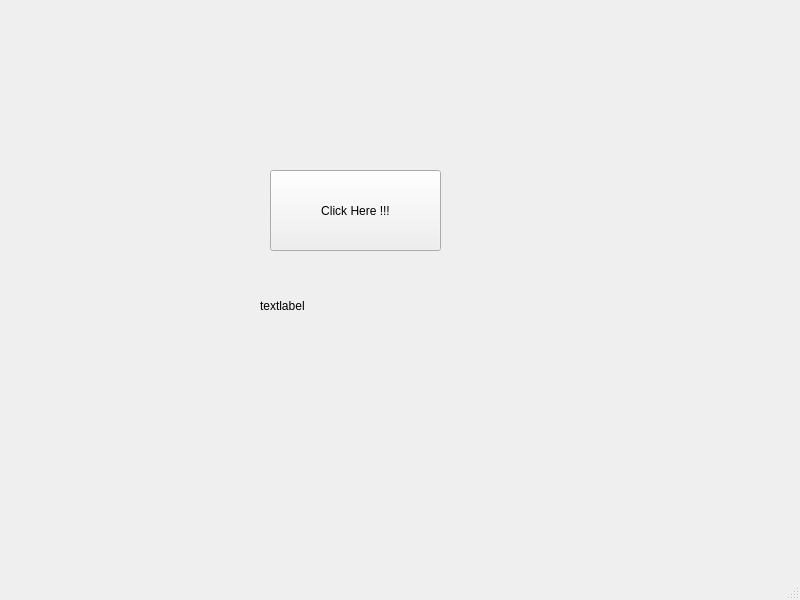
<?xml version="1.0" encoding="UTF-8"?>
<ui version="4.0">
 <class>MyWindow</class>
 <widget class="QMainWindow" name="MyWindow">
  <property name="geometry">
   <rect>
    <x>0</x>
    <y>0</y>
    <width>800</width>
    <height>600</height>
   </rect>
  </property>
  <property name="windowTitle">
   <string>MyWindow</string>
  </property>
  <widget class="QWidget" name="centralwidget">
   <widget class="QPushButton" name="pushButton">
    <property name="geometry">
     <rect>
      <x>270</x>
      <y>170</y>
      <width>171</width>
      <height>81</height>
     </rect>
    </property>
    <property name="text">
     <string>Click Here !!!</string>
    </property>
   </widget>
   <widget class="QLabel" name="label">
    <property name="geometry">
     <rect>
      <x>260</x>
      <y>290</y>
      <width>221</width>
      <height>31</height>
     </rect>
    </property>
    <property name="text">
     <string>textlabel</string>
    </property>
   </widget>
  </widget>
  <widget class="QMenuBar" name="menubar">
   <property name="geometry">
    <rect>
     <x>0</x>
     <y>0</y>
     <width>800</width>
     <height>22</height>
    </rect>
   </property>
  </widget>
  <widget class="QStatusBar" name="statusbar"/>
 </widget>
 <resources/>
 <connections/>
</ui>
